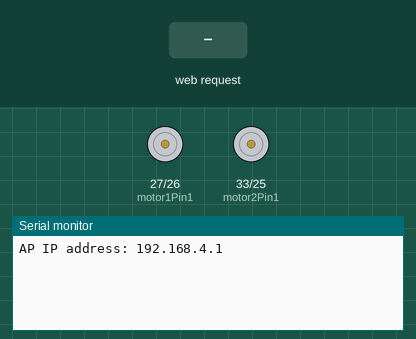
Recording of a sketch running on a simulated ESP32. Parts: motor-driver pin pairs drawn as motors (green arrow = first pin HIGH = forward, orange = second pin HIGH = backward, longer = more drive, scaled by the enable pin), the last lines printed to the serial monitor. The inputs (shaded band) are chosen by the test bench.

Above: at 1.2 s.
1.3 s: HTTP request GET /forward received
At 1.7 s:
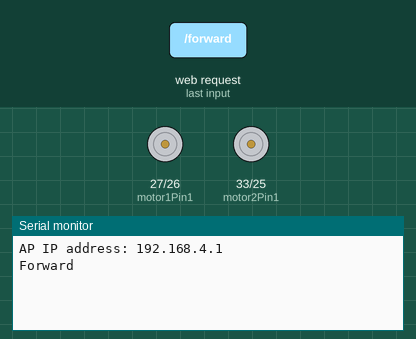
2.8 s: HTTP request GET /left received
At 4.0 s:
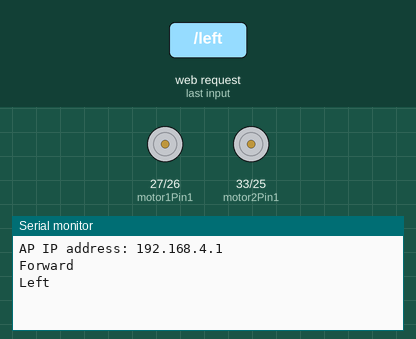
4.3 s: HTTP request GET /right received
At 5.2 s:
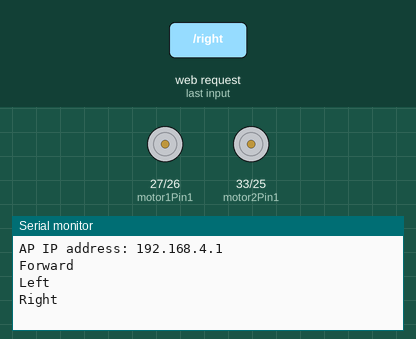
5.8 s: HTTP request GET /reverse received
At 6.4 s:
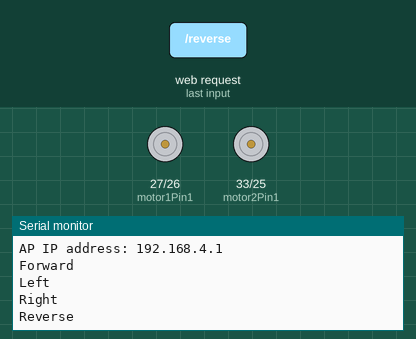
7.3 s: HTTP request GET /forward?value=1 received
At 8.5 s:
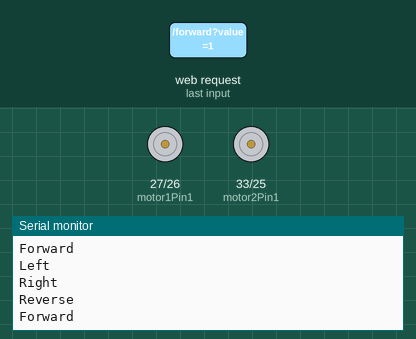
8.8 s: HTTP request GET /left?value=1 received
At 9.8 s:
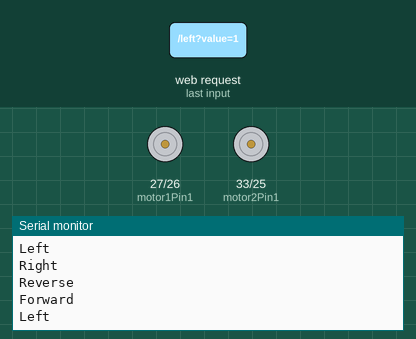

The sketch:

robot_controller_webserver.ino
```cpp
#include <WiFi.h>
#include <WebServer.h>

const char* ssid = "ESP32_Robot_Car";
const char* password = "12345678";

WebServer server(80);

int motor1Pin1 = 27;
int motor1Pin2 = 26;
int enable1Pin = 14;

int motor2Pin1 = 33;
int motor2Pin2 = 25;
int enable2Pin = 32;

const int freq = 30000;
const int resolution = 8;
int dutyCycle = 0;

String valueString = String(0);

void setup() {
  pinMode(motor1Pin1, OUTPUT);
  pinMode(motor1Pin2, OUTPUT);
  pinMode(motor2Pin1, OUTPUT);
  pinMode(motor2Pin2, OUTPUT);

  ledcAttach(enable1Pin, freq, resolution);
  ledcAttach(enable2Pin, freq, resolution);

  ledcWrite(enable1Pin, 0);
  ledcWrite(enable2Pin, 0);

  Serial.begin(115200);

  WiFi.softAP(ssid, password);
  IPAddress IP = WiFi.softAPIP();
  Serial.print("AP IP address: ");
  Serial.println(IP);

  server.on("/", handleRoot);
  server.on("/forward", handleForward);
  server.on("/left", handleLeft);
  server.on("/stop", handleStop);
  server.on("/right", handleRight);
  server.on("/reverse", handleReverse);
  server.on("/speed", handleSpeed);

  server.begin();
}

void loop() {
  server.handleClient();
}

void handleRoot() {
  const char html[] PROGMEM = R"rawliteral(
  <!DOCTYPE HTML>
<html>
<head>
  <meta name="viewport" content="width=device-width, initial-scale=1">
  <link rel="icon" href="data:,">
  <style>
    html { font-family: Helvetica; display: inline-block; margin: 0px auto; text-align: center; }
    .button {
      -webkit-user-select: none; -moz-user-select: none; -ms-user-select: none; user-select: none;
      background-color: #4CAF50; border: none; color: white; padding: 12px 28px; text-decoration: none;
      font-size: 26px; margin: 1px; cursor: pointer; transition: background-color 0.3s;
    }
    .button:active { background-color: #45a049; }
    .button2 { background-color: #555555; }
    .button2:active { background-color: #444444; }
    .slider { width: 80%; margin: 20px auto; }
    .slider input[type="range"] { width: 100%; }
  </style>
  <script>
    function moveForward() { fetch('/forward'); }
    function moveLeft() { fetch('/left'); }
    function stopRobot() { fetch('/stop'); }
    function moveRight() { fetch('/right'); }
    function moveReverse() { fetch('/reverse'); }

    function updateMotorSpeed(pos) {
      document.getElementById('motorSpeed').innerHTML = pos;
      fetch(`/speed?value=${pos}`);
    }

    function setupButton(button, action) {
      button.addEventListener('mousedown', action);
      button.addEventListener('touchstart', action);
      button.addEventListener('mouseup', stopRobot);
      button.addEventListener('touchend', stopRobot);
    }

    window.onload = function () {
      setupButton(document.getElementById('forward'), moveForward);
      setupButton(document.getElementById('left'), moveLeft);
      setupButton(document.getElementById('right'), moveRight);
      setupButton(document.getElementById('reverse'), moveReverse);
      setupButton(document.getElementById('stop'), stopRobot);
    };
  </script>
</head>
<body>
  <h1>ESP32 Motor Control</h1>
  <p>
    <button id="forward" class="button">FORWARD</button>
  </p>
  <div style="clear: both;">
    <p>
      <button id="left" class="button">LEFT</button>
      <button id="stop" class="button button2">STOP</button>
      <button id="right" class="button">RIGHT</button>
    </p>
  </div>
  <p>
    <button id="reverse" class="button">REVERSE</button>
  </p>
  <div class="slider">
    <p>Motor Speed: <span id="motorSpeed">0</span></p>
    <input type="range" min="0" max="100" step="25" id="motorSlider" oninput="updateMotorSpeed(this.value)" value="0"/>
  </div>
</body>
</html>)rawliteral";
  server.send(200, "text/html", html);
}

void handleForward() {
  Serial.println("Forward");
  digitalWrite(motor1Pin1, LOW);
  digitalWrite(motor1Pin2, HIGH);
  digitalWrite(motor2Pin1, LOW);
  digitalWrite(motor2Pin2, HIGH);
  server.send(200);
}

void handleLeft() {
  Serial.println("Left");
  digitalWrite(motor1Pin1, LOW);
  digitalWrite(motor1Pin2, LOW);
  digitalWrite(motor2Pin1, LOW);
  digitalWrite(motor2Pin2, HIGH);
  server.send(200);
}

void handleStop() {
  Serial.println("Stop");
  digitalWrite(motor1Pin1, LOW);
  digitalWrite(motor1Pin2, LOW);
  digitalWrite(motor2Pin1, LOW);
  digitalWrite(motor2Pin2, LOW);
  server.send(200);
}

void handleRight() {
  Serial.println("Right");
  digitalWrite(motor1Pin1, LOW);
  digitalWrite(motor1Pin2, HIGH);
  digitalWrite(motor2Pin1, LOW);
  digitalWrite(motor2Pin2, LOW);
  server.send(200);
}

void handleReverse() {
  Serial.println("Reverse");
  digitalWrite(motor1Pin1, HIGH);
  digitalWrite(motor1Pin2, LOW);
  digitalWrite(motor2Pin1, HIGH);
  digitalWrite(motor2Pin2, LOW);
  server.send(200);
}

void handleSpeed() {
  if (server.hasArg("value")) {
    valueString = server.arg("value");
    int value = valueString.toInt();
    if (value == 0) {
      ledcWrite(enable1Pin, 0);
      ledcWrite(enable2Pin, 0);
      digitalWrite(motor1Pin1, LOW);
      digitalWrite(motor1Pin2, LOW);
      digitalWrite(motor2Pin1, LOW);
      digitalWrite(motor2Pin2, LOW);
    } else {
      dutyCycle = map(value, 25, 100, 200, 255);
      ledcWrite(enable1Pin, dutyCycle);
      ledcWrite(enable2Pin, dutyCycle);
      Serial.println("Motor speed set to " + String(value));
    }
  }
  server.send(200);
}
```

Measured:
- after the input at 1.3 s, the serial monitor: prints a new line at once (image 1)
- after the input at 2.8 s, the serial monitor: prints a new line at once (image 2)
- after the input at 4.3 s, the serial monitor: prints a new line at once (image 3)
- after the input at 5.8 s, the serial monitor: prints a new line at once (image 4)
- after the input at 7.3 s, the serial monitor: prints a new line at once (image 5)
- after the input at 8.8 s, the serial monitor: prints a new line at once (image 6)
